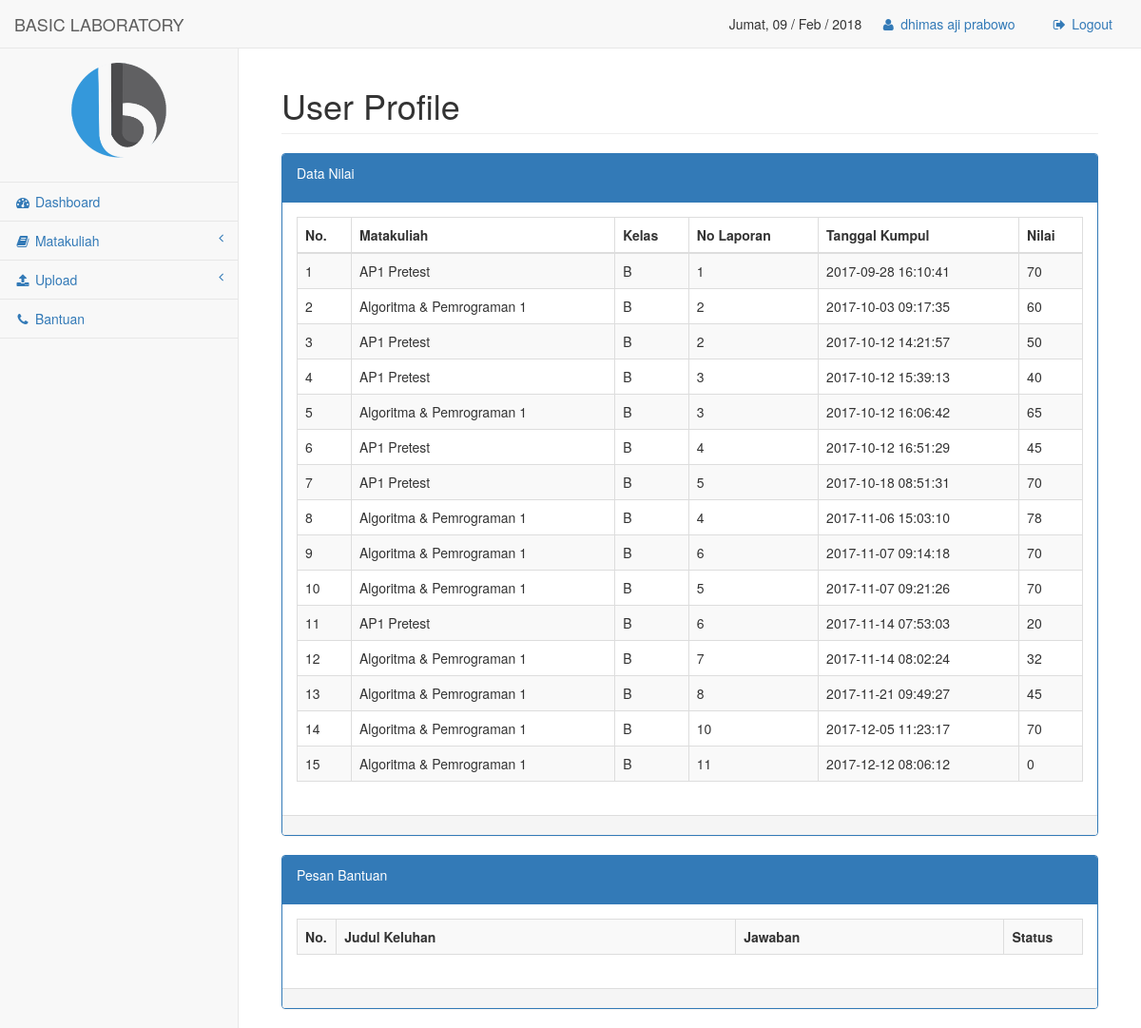
/pages/index.php?page=profile (signed in), run on the app's committed database.
### tables this page shows
CREATE TABLE `tbl_nilai` (
  `nim` varchar(20) DEFAULT NULL,
  `kode_matakuliah` varchar(15) DEFAULT NULL,
  `kelas` varchar(5) DEFAULT NULL,
  `laporan` varchar(10) DEFAULT NULL,
  `tgl_kumpul` datetime DEFAULT NULL,
  `nilai` int(11) DEFAULT NULL
);

CREATE TABLE `tbl_matakuliah` (
  `kode_matakuliah` varchar(15) NOT NULL,
  `nama_matakuliah` varchar(35) DEFAULT NULL,
  `sks` int(11) DEFAULT NULL,
  `status` int(11) NOT NULL,
  `page` varchar(15) NOT NULL
);

### pages/service/profile.php (the view, shortened to what this page needs)
<?php
    $nim = $_SESSION['nim'];
    function profilepribadi($nim){
    include "connect.php";
    $sql = "select
        *,
        tbl_user.nama as nama,
        tbl_matakuliah.nama_matakuliah as matakuliah
        from tbl_nilai
        inner join tbl_matakuliah on (tbl_matakuliah.kode_matakuliah = tbl_nilai.kode_matakuliah)
        inner join tbl_user on (tbl_user.nim = tbl_nilai.nim)
        where tbl_user.nim = '$nim'
        ";
    $result = $conn->query($sql);
    $no = 1;
    if ($result->num_rows > 0) {
        while($row = $result->fetch_assoc()) {
        ?>
        <tr>
            <td><?php echo $no; ?></td>
            <td><?php echo $row['matakuliah']; ?></td>
            <td><?php echo $row['kelas']; ?></td>
            <td><?php echo $row['laporan']; ?></td>
            <td><?php echo $row['tgl_kumpul']; ?></td>
            <td><?php echo $row['nilai']; ?></td>
        </tr>
        <?php
        $no++;
        }
    }
    }
?>
<div id="page-wrapper">
    <div class="container-fluid">
        <div class="row">
            <div class="col-lg-12">
                <h1 class="page-header">User Profile</h1>
            </div>
        </div>
        <div class="row">
            <div class="col-lg-12">
                <div class="panel panel-primary">
                    <div class="panel-heading">
                        <p>Data Nilai</p>
                    </div>
                    <div class="panel-body">
                        <table width="100%" class="table table-striped table-bordered table-hover">
                            <thead>
                                <tr>
                                    <th>No. </th>
                                    <th>Matakuliah </th>
                                    <th>Kelas </th>
                                    <th>No Laporan </th>
                                    <th>Tanggal Kumpul</th>
                                    <th>Nilai</th>
                                </tr>
                            </thead>
                            <tbody>
                                <?php profilepribadi($nim); ?>
                            </tbody>
                        </table>
                    </div>
                    <div class="panel-footer">
                    </div>
                </div>
            </div>
        </div>
        <div class="row">
            <div class="col-lg-12">
                <div class="panel panel-primary">
                    <div class="panel-heading">
                        <p>Pesan Bantuan</p>
                    </div>
                    <div class="panel-body">
                            <div class="table-responsive">
                            <table class="table table-striped table-bordered table-hover">
                                <tr>
                                    <th width="5%">No.</th>
                                    <th>Judul Keluhan</th>
                                    <th>Jawaban</th>
                                    <th width="10%">Status</th>
                                </tr>
                            </table>
                            </div>
                    </div>
                    <div class="panel-footer">
                    </div>
                </div>
            </div>
        </div>
    </div>
</div>

### data on the page
tbl_nilai: kode_matakuliah.nama_matakuliah "AP1 Pretest", kelas "B", laporan "1", tgl_kumpul "2017-09-28 16:10:41", nilai "70"
tbl_nilai: kode_matakuliah.nama_matakuliah "Algoritma & Pemrograman 1", kelas "B", laporan "2", tgl_kumpul "2017-10-03 09:17:35", nilai "60"
tbl_nilai: kode_matakuliah.nama_matakuliah "AP1 Pretest", kelas "B", laporan "2", tgl_kumpul "2017-10-12 14:21:57", nilai "50"
tbl_nilai: kode_matakuliah.nama_matakuliah "AP1 Pretest", kelas "B", laporan "3", tgl_kumpul "2017-10-12 15:39:13", nilai "40"
tbl_nilai: kode_matakuliah.nama_matakuliah "Algoritma & Pemrograman 1", kelas "B", laporan "3", tgl_kumpul "2017-10-12 16:06:42", nilai "65"
tbl_nilai: kode_matakuliah.nama_matakuliah "AP1 Pretest", kelas "B", laporan "4", tgl_kumpul "2017-10-12 16:51:29", nilai "45"
tbl_nilai: kode_matakuliah.nama_matakuliah "AP1 Pretest", kelas "B", laporan "5", tgl_kumpul "2017-10-18 08:51:31", nilai "70"
tbl_nilai: kode_matakuliah.nama_matakuliah "Algoritma & Pemrograman 1", kelas "B", laporan "4", tgl_kumpul "2017-11-06 15:03:10", nilai "78"
tbl_nilai: kode_matakuliah.nama_matakuliah "Algoritma & Pemrograman 1", kelas "B", laporan "6", tgl_kumpul "2017-11-07 09:14:18", nilai "70"
tbl_nilai: kode_matakuliah.nama_matakuliah "Algoritma & Pemrograman 1", kelas "B", laporan "5", tgl_kumpul "2017-11-07 09:21:26", nilai "70"
tbl_nilai: kode_matakuliah.nama_matakuliah "AP1 Pretest", kelas "B", laporan "6", tgl_kumpul "2017-11-14 07:53:03", nilai "20"
tbl_nilai: kode_matakuliah.nama_matakuliah "Algoritma & Pemrograman 1", kelas "B", laporan "7", tgl_kumpul "2017-11-14 08:02:24", nilai "32"
tbl_nilai: kode_matakuliah.nama_matakuliah "Algoritma & Pemrograman 1", kelas "B", laporan "8", tgl_kumpul "2017-11-21 09:49:27", nilai "45"
tbl_nilai: kode_matakuliah.nama_matakuliah "Algoritma & Pemrograman 1", kelas "B", laporan "10", tgl_kumpul "2017-12-05 11:23:17", nilai "70"
tbl_nilai: kode_matakuliah.nama_matakuliah "Algoritma & Pemrograman 1", kelas "B", laporan "11", tgl_kumpul "2017-12-12 08:06:12", nilai "0"

### other printed values
$har "Jumat"
$_SESSION['nama'] "dhimas aji prabowo"
